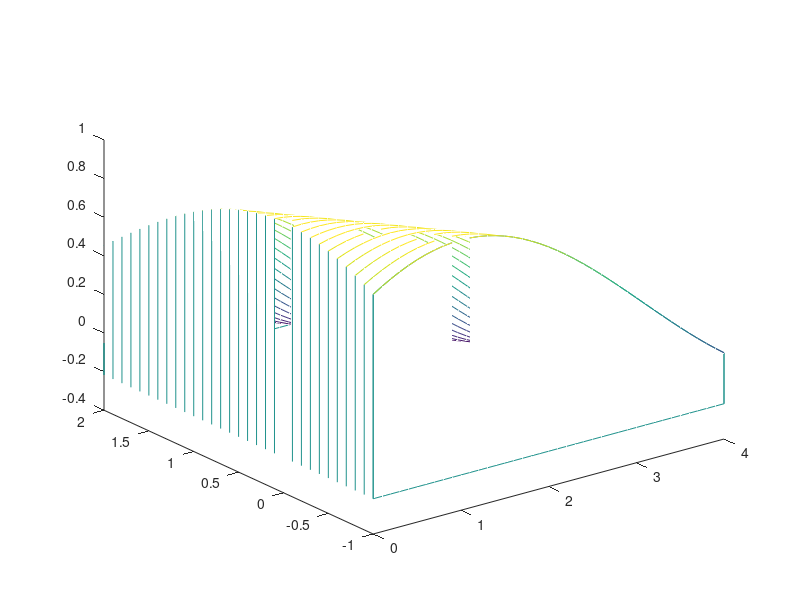

MATLAB code for this plot:
% f =@(x,y) sin(x+y)/(x+y);
% v = integral2(matlabFunction(f),0,4,-1,2)
x= 0:0.1:4;
y = -1:0.1:2;
[x,y] = meshgrid(x,y);
z = sin(x+y)./(x+y);
waterfall(x,y,z)
grid